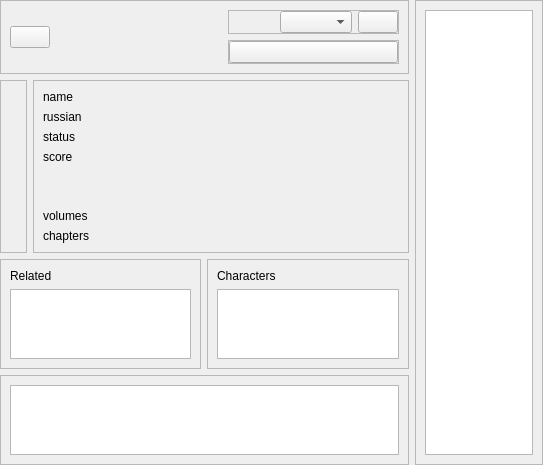
<?xml version="1.0" encoding="UTF-8"?>
<ui version="4.0">
 <class>Form</class>
 <widget class="QWidget" name="Form">
  <property name="geometry">
   <rect>
    <x>0</x>
    <y>0</y>
    <width>543</width>
    <height>465</height>
   </rect>
  </property>
  <property name="windowTitle">
   <string>Info</string>
  </property>
  <property name="styleSheet">
   <string notr="true"/>
  </property>
  <property name="locale">
   <locale language="English" country="UnitedStates"/>
  </property>
  <layout class="QHBoxLayout" name="horizontalLayout_4">
   <property name="leftMargin">
    <number>0</number>
   </property>
   <property name="topMargin">
    <number>0</number>
   </property>
   <property name="rightMargin">
    <number>0</number>
   </property>
   <property name="bottomMargin">
    <number>0</number>
   </property>
   <item>
    <layout class="QVBoxLayout" name="verticalLayout_10">
     <item>
      <widget class="QFrame" name="header_frame">
       <property name="frameShape">
        <enum>QFrame::StyledPanel</enum>
       </property>
       <property name="frameShadow">
        <enum>QFrame::Raised</enum>
       </property>
       <layout class="QHBoxLayout" name="horizontalLayout_3">
        <property name="leftMargin">
         <number>9</number>
        </property>
        <property name="topMargin">
         <number>9</number>
        </property>
        <property name="rightMargin">
         <number>9</number>
        </property>
        <property name="bottomMargin">
         <number>9</number>
        </property>
        <item>
         <widget class="QPushButton" name="back_btn">
          <property name="cursor">
           <cursorShape>PointingHandCursor</cursorShape>
          </property>
          <property name="text">
           <string/>
          </property>
          <property name="icon">
           <iconset resource="../../desu_res.qrc">
            <normaloff>:/icons/data/icons/back.png</normaloff>:/icons/data/icons/back.png</iconset>
          </property>
         </widget>
        </item>
        <item>
         <spacer name="horizontalSpacer_2">
          <property name="orientation">
           <enum>Qt::Horizontal</enum>
          </property>
          <property name="sizeHint" stdset="0">
           <size>
            <width>107</width>
            <height>20</height>
           </size>
          </property>
         </spacer>
        </item>
        <item>
         <layout class="QVBoxLayout" name="verticalLayout_7">
          <item>
           <widget class="QFrame" name="lib_frame">
            <property name="frameShape">
             <enum>QFrame::StyledPanel</enum>
            </property>
            <property name="frameShadow">
             <enum>QFrame::Raised</enum>
            </property>
            <layout class="QHBoxLayout" name="horizontalLayout">
             <property name="leftMargin">
              <number>0</number>
             </property>
             <property name="topMargin">
              <number>0</number>
             </property>
             <property name="rightMargin">
              <number>0</number>
             </property>
             <property name="bottomMargin">
              <number>0</number>
             </property>
             <item>
              <spacer name="horizontalSpacer_3">
               <property name="orientation">
                <enum>Qt::Horizontal</enum>
               </property>
               <property name="sizeHint" stdset="0">
                <size>
                 <width>40</width>
                 <height>20</height>
                </size>
               </property>
              </spacer>
             </item>
             <item>
              <widget class="QComboBox" name="lib_list_box">
               <property name="sizePolicy">
                <sizepolicy hsizetype="Expanding" vsizetype="Fixed">
                 <horstretch>0</horstretch>
                 <verstretch>0</verstretch>
                </sizepolicy>
               </property>
               <property name="locale">
                <locale language="English" country="UnitedStates"/>
               </property>
              </widget>
             </item>
             <item>
              <widget class="QPushButton" name="add_btn">
               <property name="cursor">
                <cursorShape>PointingHandCursor</cursorShape>
               </property>
               <property name="text">
                <string/>
               </property>
               <property name="icon">
                <iconset resource="../../desu_res.qrc">
                 <normaloff>:/icons/data/icons/star.png</normaloff>
                 <normalon>:/icons/data/icons/star_filled.png</normalon>:/icons/data/icons/star.png</iconset>
               </property>
               <property name="checkable">
                <bool>true</bool>
               </property>
              </widget>
             </item>
            </layout>
           </widget>
          </item>
          <item>
           <widget class="QFrame" name="shikimori_frame">
            <property name="frameShape">
             <enum>QFrame::StyledPanel</enum>
            </property>
            <property name="frameShadow">
             <enum>QFrame::Raised</enum>
            </property>
            <layout class="QHBoxLayout" name="horizontalLayout_2">
             <property name="leftMargin">
              <number>0</number>
             </property>
             <property name="topMargin">
              <number>0</number>
             </property>
             <property name="rightMargin">
              <number>0</number>
             </property>
             <property name="bottomMargin">
              <number>0</number>
             </property>
             <item>
              <widget class="QPushButton" name="shikimori_btn">
               <property name="cursor">
                <cursorShape>PointingHandCursor</cursorShape>
               </property>
               <property name="text">
                <string/>
               </property>
               <property name="icon">
                <iconset resource="../../desu_res.qrc">
                 <normaloff>:/icons/data/icons/shikimori.png</normaloff>:/icons/data/icons/shikimori.png</iconset>
               </property>
              </widget>
             </item>
            </layout>
           </widget>
          </item>
         </layout>
        </item>
       </layout>
      </widget>
     </item>
     <item>
      <layout class="QVBoxLayout" name="manga_layout">
       <item>
        <layout class="QHBoxLayout" name="info_layout">
         <item>
          <widget class="QFrame" name="image_frame">
           <property name="sizePolicy">
            <sizepolicy hsizetype="Preferred" vsizetype="Expanding">
             <horstretch>0</horstretch>
             <verstretch>0</verstretch>
            </sizepolicy>
           </property>
           <property name="frameShape">
            <enum>QFrame::StyledPanel</enum>
           </property>
           <property name="frameShadow">
            <enum>QFrame::Raised</enum>
           </property>
           <layout class="QVBoxLayout" name="verticalLayout_6">
            <item>
             <widget class="QLabel" name="image">
              <property name="sizePolicy">
               <sizepolicy hsizetype="Preferred" vsizetype="Preferred">
                <horstretch>0</horstretch>
                <verstretch>0</verstretch>
               </sizepolicy>
              </property>
              <property name="text">
               <string/>
              </property>
              <property name="scaledContents">
               <bool>true</bool>
              </property>
             </widget>
            </item>
           </layout>
          </widget>
         </item>
         <item>
          <widget class="QFrame" name="title_frame">
           <property name="sizePolicy">
            <sizepolicy hsizetype="Expanding" vsizetype="Preferred">
             <horstretch>0</horstretch>
             <verstretch>0</verstretch>
            </sizepolicy>
           </property>
           <property name="frameShape">
            <enum>QFrame::StyledPanel</enum>
           </property>
           <property name="frameShadow">
            <enum>QFrame::Raised</enum>
           </property>
           <layout class="QVBoxLayout" name="verticalLayout_5">
            <item>
             <widget class="QLabel" name="name_label">
              <property name="text">
               <string>name</string>
              </property>
              <property name="wordWrap">
               <bool>true</bool>
              </property>
             </widget>
            </item>
            <item>
             <widget class="QLabel" name="russian_label">
              <property name="text">
               <string>russian</string>
              </property>
              <property name="wordWrap">
               <bool>true</bool>
              </property>
             </widget>
            </item>
            <item>
             <widget class="QLabel" name="status_label">
              <property name="text">
               <string>status</string>
              </property>
             </widget>
            </item>
            <item>
             <widget class="QLabel" name="catalog_score_label">
              <property name="text">
               <string>score</string>
              </property>
             </widget>
            </item>
            <item>
             <spacer name="verticalSpacer">
              <property name="orientation">
               <enum>Qt::Vertical</enum>
              </property>
              <property name="sizeHint" stdset="0">
               <size>
                <width>20</width>
                <height>76</height>
               </size>
              </property>
             </spacer>
            </item>
            <item>
             <widget class="QLabel" name="volumes_label">
              <property name="text">
               <string>volumes</string>
              </property>
             </widget>
            </item>
            <item>
             <widget class="QLabel" name="chapters_label">
              <property name="text">
               <string>chapters</string>
              </property>
             </widget>
            </item>
           </layout>
          </widget>
         </item>
        </layout>
       </item>
       <item>
        <layout class="QHBoxLayout" name="related_layout">
         <item>
          <widget class="QFrame" name="related_frame">
           <property name="frameShape">
            <enum>QFrame::StyledPanel</enum>
           </property>
           <property name="frameShadow">
            <enum>QFrame::Raised</enum>
           </property>
           <layout class="QVBoxLayout" name="verticalLayout_2">
            <item>
             <widget class="QLabel" name="label">
              <property name="text">
               <string>Related</string>
              </property>
             </widget>
            </item>
            <item>
             <widget class="QListWidget" name="related_list">
              <property name="sizePolicy">
               <sizepolicy hsizetype="Expanding" vsizetype="Expanding">
                <horstretch>0</horstretch>
                <verstretch>0</verstretch>
               </sizepolicy>
              </property>
              <property name="wordWrap">
               <bool>true</bool>
              </property>
             </widget>
            </item>
           </layout>
          </widget>
         </item>
         <item>
          <widget class="QFrame" name="characters_frame">
           <property name="sizePolicy">
            <sizepolicy hsizetype="Preferred" vsizetype="Preferred">
             <horstretch>0</horstretch>
             <verstretch>0</verstretch>
            </sizepolicy>
           </property>
           <property name="minimumSize">
            <size>
             <width>0</width>
             <height>0</height>
            </size>
           </property>
           <property name="frameShape">
            <enum>QFrame::StyledPanel</enum>
           </property>
           <property name="frameShadow">
            <enum>QFrame::Raised</enum>
           </property>
           <layout class="QVBoxLayout" name="verticalLayout_11">
            <item>
             <widget class="QLabel" name="label_2">
              <property name="text">
               <string>Characters</string>
              </property>
             </widget>
            </item>
            <item>
             <widget class="QListWidget" name="characters_list"/>
            </item>
           </layout>
          </widget>
         </item>
        </layout>
       </item>
       <item>
        <widget class="QFrame" name="description_frame">
         <property name="frameShape">
          <enum>QFrame::StyledPanel</enum>
         </property>
         <property name="frameShadow">
          <enum>QFrame::Raised</enum>
         </property>
         <layout class="QVBoxLayout" name="verticalLayout_3">
          <item>
           <widget class="QTextEdit" name="description_text">
            <property name="readOnly">
             <bool>true</bool>
            </property>
            <property name="html">
             <string notr="true">&lt;!DOCTYPE HTML PUBLIC &quot;-//W3C//DTD HTML 4.0//EN&quot; &quot;http://www.w3.org/TR/REC-html40/strict.dtd&quot;&gt;
&lt;html&gt;&lt;head&gt;&lt;meta name=&quot;qrichtext&quot; content=&quot;1&quot; /&gt;&lt;meta charset=&quot;utf-8&quot; /&gt;&lt;style type=&quot;text/css&quot;&gt;
p, li { white-space: pre-wrap; }
hr { height: 1px; border-width: 0; }
li.unchecked::marker { content: &quot;\2610&quot;; }
li.checked::marker { content: &quot;\2612&quot;; }
&lt;/style&gt;&lt;/head&gt;&lt;body style=&quot; font-family:'Segoe UI'; font-size:9pt; font-weight:400; font-style:normal;&quot;&gt;
&lt;p style=&quot;-qt-paragraph-type:empty; margin-top:0px; margin-bottom:0px; margin-left:0px; margin-right:0px; -qt-block-indent:0; text-indent:0px;&quot;&gt;&lt;br /&gt;&lt;/p&gt;&lt;/body&gt;&lt;/html&gt;</string>
            </property>
           </widget>
          </item>
         </layout>
        </widget>
       </item>
      </layout>
     </item>
    </layout>
   </item>
   <item>
    <widget class="QFrame" name="items_frame">
     <property name="frameShape">
      <enum>QFrame::StyledPanel</enum>
     </property>
     <property name="frameShadow">
      <enum>QFrame::Raised</enum>
     </property>
     <layout class="QVBoxLayout" name="verticalLayout">
      <item>
       <widget class="QListWidget" name="items_list">
        <property name="contextMenuPolicy">
         <enum>Qt::CustomContextMenu</enum>
        </property>
        <property name="wordWrap">
         <bool>true</bool>
        </property>
       </widget>
      </item>
     </layout>
    </widget>
   </item>
  </layout>
 </widget>
 <resources>
  <include location="../../desu_res.qrc"/>
 </resources>
 <connections/>
</ui>
